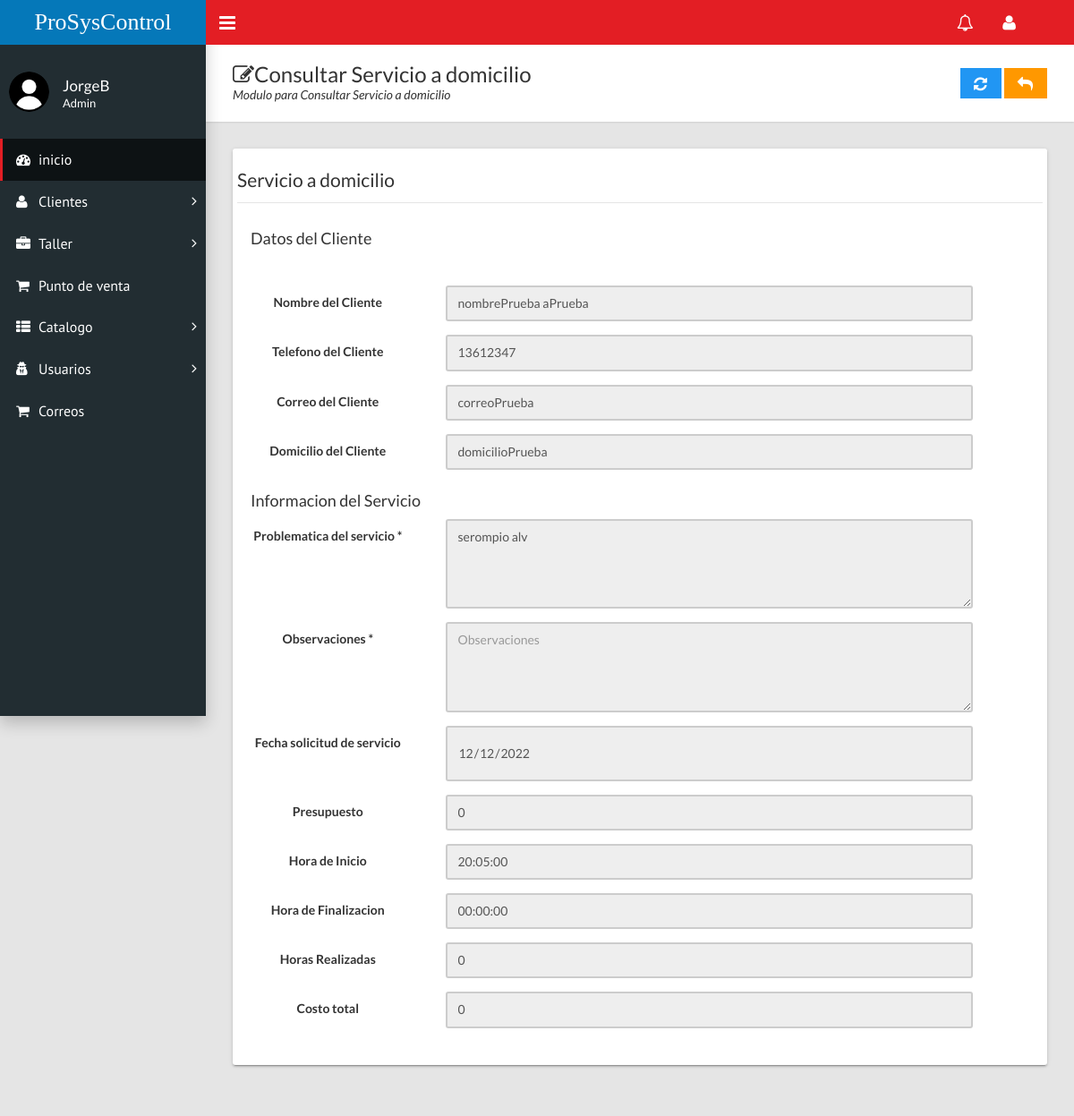
Page /home.php?c=domicilio&a=FormConsultar&id=6 (signed in) on the committed database.
### tables this page shows
CREATE TABLE `clientes` (
  `idClientes` int(11) NOT NULL,
  `rfc` varchar(20) NOT NULL,
  `nombreCliente` varchar(50) NOT NULL,
  `apellidosC` varchar(50) NOT NULL,
  `nombreEmpresa` varchar(70) NOT NULL,
  `telefono` varchar(10) NOT NULL,
  `email` varchar(70) NOT NULL,
  `domicilio` varchar(150) NOT NULL
);

CREATE TABLE `domicilio` (
  `id` int(11) NOT NULL,
  `id_Cliente` int(11) NOT NULL,
  `problematica` varchar(200) NOT NULL,
  `observaciones` varchar(200) NOT NULL,
  `fechaProgramada` date NOT NULL,
  `presupuesto` float NOT NULL,
  `costoTotal` float NOT NULL,
  `horaInicio` time NOT NULL,
  `horaFinal` time NOT NULL,
  `horasRealizadas` int(11) NOT NULL
);

### controladores/domicilio.controlador.php (called while the page is built, shortened)
<?php
require_once "modelos/domicilio.php";
class DomicilioControlador{
    private $modelo;
    public function __CONSTRUCT(){
        $this->modelo = new Domicilio;
    }
    public function FormConsultar(){
        $titulo="Consultar";
        $domicilioSQL = new Domicilio();
        if(isset($_GET['id'])){
            $domicilioSQL=$this->modelo->Obtener($_GET['id']);
        }
        require_once "vistas/encabezado.php";
        require_once "vistas/domicilio/consulta_Domicilio.php";
        require_once "vistas/pie.php";
    }
}

### modelos/database.php (called while the page is built, shortened)
<?php
class Database{
    public static function Conectar(){
        try{
            $conexion = new PDO("mysql:host=".self::servidor.";dbname=".self::nombrebd.";charset=utf8", self::usuariobd,
            self::clave);
            $conexion -> setAttribute(PDO::ATTR_ERRMODE, PDO::ERRMODE_EXCEPTION);
            return $conexion;
        }catch(PDOException $e){
            return "Fallo " .$e->getMessage();
        }
    }
}

### modelos/domicilio.php (called while the page is built, shortened)
<?php
class Domicilio{
    private $pdo;
    private $id;
    private $id_Cliente;
    private $problematica;
    private $fechaProgramada;
    private $presupuesto;
    private $costoTotal;
    private $horaInicio;
    private $horaFinal;
    private $horasRealizadas;
    public function __CONSTRUCT(){
        $this->pdo = Database::Conectar();
    }
    public function getId() : ?int{
        return $this->id;
    }
    public function setId(int $id){
        $this->id = $id;
    }
    public function getIdCliente() : ?int{
        return $this->id_Cliente;
    }
    public function setIdCliente(int $id_Cliente){
        $this->id_Cliente = $id_Cliente;
    }
    public function getProblematica() : ?string{
        return $this->problematica;
    }
    public function setProblematica(string $problematica){
        $this->problematica = $problematica;
    }
    public function getFechaProgramada() : ?string{
        return $this->fechaProgramada;
    }
    public function setFechaProgramada(string $fechaProgramada){
        $this->fechaProgramada = $fechaProgramada;
    }
    public function getPresupuesto() : ?float{
        return $this->presupuesto;
    }
    public function setPresupuesto(float $presupuesto){
        $this->presupuesto = $presupuesto;
    }
    public function getCostoTotal() : ?float{
        return $this->costoTotal;
    }
    public function setCostoTotal(float $costoTotal){
        $this->costoTotal = $costoTotal;
    }
    public function getHoraInicio() : ?string{
        return $this->horaInicio;
    }
    public function setHoraInicio(string $horaInicio){
        $this->horaInicio = $horaInicio;
    }
    public function getHoraFinal() : ?string{
        return $this->horaFinal;
    }
    public function setHoraFinal(string $horaFinal){
        $this->horaFinal = $horaFinal;
    }
    public function getTotalHoras() : ?float{
        return $this->horasRealizadas;
    }
    public function setTotalHoras(float $horasRealizadas){
        $this->horasRealizadas = $horasRealizadas;
    }
    public function buscarCliente($nombre){
        try{
            $consulta = $this->pdo->prepare("SELECT nombreCliente,apellidosC,telefono,email,domicilio FROM `clientes`WHERE idClientes =?;");
            $consulta->execute(array($nombre));
            return $consulta->fetchAll(PDO::FETCH_OBJ);
        }catch(Exception $excepcion){
            die($excepcion->getMessage());
        }
    }
    public function Obtener($nombre){
        try{
            $consulta = $this ->pdo ->prepare("SELECT * FROM domicilio WHERE id=?;");
            $consulta->execute(array($nombre));
            $reDomicilio=$consulta->fetch(PDO::FETCH_OBJ);
            $domicilioSQL=new Domicilio();
            $domicilioSQL->setId($reDomicilio->id);
            $domicilioSQL->setIdCliente($reDomicilio->id_Cliente);
            $domicilioSQL->setProblematica($reDomicilio->problematica);
            $domicilioSQL->setObservaciones($reDomicilio->observaciones);
            $domicilioSQL->setFechaProgramada($reDomicilio->fechaProgramada);
            $domicilioSQL->setPresupuesto($reDomicilio->presupuesto);
            $domicilioSQL->setCostoTotal($reDomicilio->costoTotal);
            $domicilioSQL->setHoraInicio($reDomicilio->horaInicio);
            $domicilioSQL->setHoraFinal($reDomicilio->horaFinal);
            $domicilioSQL->setTotalHoras($reDomicilio->horasRealizadas);
            return $domicilioSQL;
        }catch(Exception $excepcion){
            die($excepcion->getMessage());
        }
    }
}

### vistas/domicilio/consulta_Domicilio.php (the view, shortened to what this page needs)
<div class="content-wrapper">
  <div class="page-title">
    <div>
      <h1><i class="fa fa-edit"></i><?=$titulo?> Servicio a domicilio</h1>
      <p>Modulo para <?=$titulo?> Servicio a domicilio</p>
    </div>
    <div>
    <a class="btn btn-info btn-flat" href="?c=domicilio&a=FormModificar&id=<?=$domicilioSQL->getId()?>"><i class="fa fa-lg fa-refresh"></i></a>
    <a class="btn btn-warning btn-flat" href="?c=domicilio"><i class="fa fa-lg fa-reply"></i></a>
    </div>
  </div>
  <div class="row">
    <div class="col-md-12">
      <div class="card">
        <div class="row">
        <?php
              $idclient = $domicilioSQL->getIdCliente();
              $datoscliente = $domicilioSQL ->buscarCliente($idclient);
              ?>
            <div class="well bs-component">
                <form class="form-horizontal" method="POST" action="?c=domicilio&a=Guardar">
                <fieldset>
                <legend>Servicio a domicilio</legend>
                    <div class="col-lg-10">
                        <h4>Datos del Cliente</h4>
                    </div>
                    <div class="form-group">
                        <div class="col-lg-10">
                      </div>
                    </div>
                    <div class="form-group">
                        <div class="col-md-8">
                        </div>
                    </div>
                    <?php foreach($datoscliente as $campo): ?>
                    <div class="form-group">
                        <label class="control-label col-md-3">Nombre del Cliente</label>
                        <div class="col-md-8">
                            <input class="form-control" type="text" placeholder="Nombre del cliente" value="<?=$campo->nombreCliente," ",$campo->apellidosC?>"
                             disabled>
                        </div>
                    </div>
                    <div class="form-group">
                        <label class="control-label col-md-3">Telefono del Cliente</label>
                        <div class="col-md-8">
                            <input class="form-control" type="text" placeholder="Telefono del cliente" value="<?=$campo->telefono?>" disabled>
                        </div>
                    </div>
                    <div class="form-group">
                        <label class="control-label col-md-3">Correo del Cliente</label>
                        <div class="col-md-8">
                            <input class="form-control" type="text" placeholder="Correo del cliente" value="<?=$campo->email?>" disabled>
                        </div>
                    </div>
                    <div class="form-group">
                        <label class="control-label col-md-3">Domicilio del Cliente</label>
                        <div class="col-md-8">
                            <input class="form-control" type="text" placeholder="Domicilio del cliente" value="<?=$campo->domicilio?>" disabled>
                        </div>
                    </div>
                    <?php endforeach; ?>
                    <div class="col-lg-10">
                        <h4>Informacion del Servicio</h4>
                    </div>
                  <div class="form-group">
                    <label class="control-label col-md-3" for="Problematica">Problematica del servicio *</label>
                    <div class="col-md-8">
                      <textarea class="form-control" name="problematica" rows="4" required="" placeholder="Problematica para el servicio" disabled><?=$domicilioSQL->getProblematica()?></textarea>
                    </div>
                  </div>
                  <div class="form-group">
                    <label class="control-label col-md-3" for="Observaciones">Observaciones *</label>
                    <div class="col-md-8">
                      <textarea class="form-control" name="observaciones" rows="4" required="" placeholder="Observaciones" disabled><?=$domicilioSQL->getObservaciones()?></textarea>
                    </div>
                  </div>
                    <div class="form-group">
                        <label class="control-label col-md-3" for="FechaProgramada">Fecha solicitud de servicio</label>
                        <div class="col-md-8">
                            <input class="form-control" name="fechaProgramada"  type="date" max="2030-01-01" placeholder="Fecha de solicitud de servicio" value="<?=$domicilioSQL->getFechaProgramada()?>" disabled>
                        </div>
                    </div>
                    <div class="form-group">
                        <label class="control-label col-md-3" for="Presupuesto">Presupuesto</label>
                        <div class="col-md-8">
                            <input class="form-control" name="presupuesto" type="text" placeholder="Presupuesto" value="<?=$domicilioSQL->getPresupuesto()?>" disabled>
                        </div>
                    </div>
                    <div class="form-group">
                        <label class="control-label col-md-3" for="HoraInicio">Hora de Inicio</label>
                        <div class="col-md-8">
                            <input class="form-control" name="horaInicio" type="text" placeholder="Hora de inicio del servicio" value="<?=$domicilioSQL->getHoraInicio()?>" disabled>
                        </div>
                    </div>
                    <div class="form-group">
                        <label class="control-label col-md-3" for="HoraFinal">Hora de Finalizacion</label>
                        <div class="col-md-8">
                            <input class="form-control" name="horaFinal" type="text" placeholder="Hora de terminacion del servicio" value="<?=$domicilioSQL->getHoraFinal()?>" disabled>
                        </div>
                    </div>
                    <div class="form-group">
                        <label class="control-label col-md-3" for="HorasRealizadas">Horas Realizadas</label>
                        <div class="col-md-8">
                            <input class="form-control" name="horasRealizadas" type="text" placeholder="Hora realizadas en el servicio" value="<?=$domicilioSQL->getTotalHoras()?>" disabled>
                        </div>
                    </div>
                    <div class="form-group">
                        <label class="control-label col-md-3" for="CostoTotal">Costo total</label>
                        <div class="col-md-8">
                            <input class="form-control" name="costoTotal" type="text" placeholder="Costo total" value="<?=$domicilioSQL->getCostoTotal()?>" disabled>
                        </div>
                    </div>
                        <div>
                        <label class="col-md-3" for=""></label>
                        <label class="col-md-3" for=""></label>
                        <label class="col-md-3" for=""></label>
                        </div>
                    </div>
        </div>
      </div>
    </div>
  </div>

### rows in the picture
clientes: nombreCliente+apellidosC "nombrePrueba aPrueba", telefono "13612347", email "correoPrueba", domicilio "domicilioPrueba"
domicilio: problematica "serompio alv", fechaProgramada "12/12/2022", presupuesto "0", horaInicio "20:05:00", horaFinal "00:00:00", horasRealizadas "0", costoTotal "0"

### other values in the picture
$usuario "JorgeB"
$_SESSION['tipoUsuario'] "Admin"
$titulo "Consultar"
